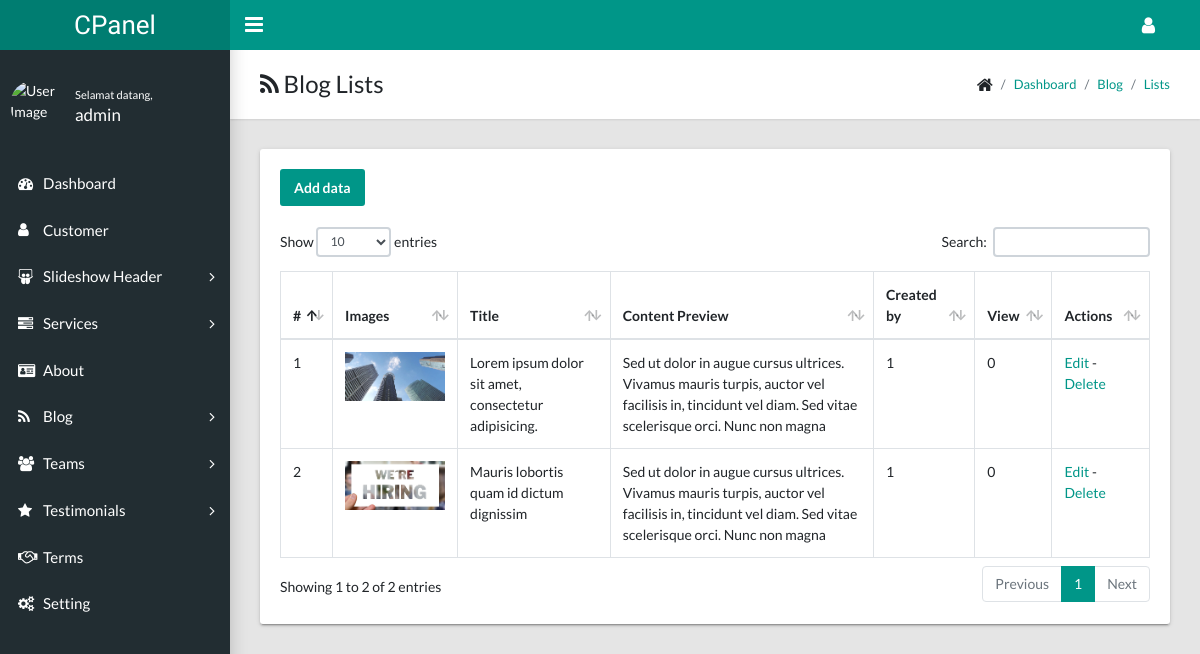
The app's page /control/blogs/list.php (signed in) with its own data.
### tables this page shows
CREATE TABLE `blogs` (
  `id` int(11) NOT NULL,
  `user_id` int(11) NOT NULL,
  `images` varchar(40) NOT NULL,
  `title` varchar(100) NOT NULL,
  `content_preview` varchar(150) NOT NULL,
  `content` text NOT NULL,
  `views` bigint(20) NOT NULL DEFAULT 0,
  `created_at` timestamp NOT NULL DEFAULT current_timestamp()
);

### control/includes/config.php (called while the page is built, shortened)
<?php
$dbhost = "localhost";
$dbname = "wizhart";
$dbuser = "root";
$dbpass = "";
$dbcharset = "utf8";

### control/includes/mysqlbase.php (called while the page is built, shortened)
<?php
    class MySQLBase {
        protected $connection;
        public function __construct($hostname, $database, $username, $password) {
            $this->connection = new mysqli($hostname, $username, $password, $database);
        }
        public function getAll($tableName) {
            $query = "SELECT * FROM " . $tableName;
            $result = $this->connection->query($query);
            return $result;
        }
    }

### control/blogs/list.php (the view, shortened to what this page needs)
<?php
    include_once("../includes/config.php");
?>
<!DOCTYPE html>
<html lang="en">
  <head>
    <link rel="stylesheet" type="text/css" href="../assets/css/main.css">
    <link rel="stylesheet" type="text/css" href="https://maxcdn.bootstrapcdn.com/font-awesome/4.7.0/css/font-awesome.min.css">
  </head>
  <body class="app sidebar-mini">
    <?php include_once("../includes/header.php"); ?>
    <?php include_once("../includes/sidebar.php"); ?>
    <main class="app-content">
      <div class="app-title">
        <div>
          <h1><i class="fa fa-rss"></i> Blog Lists</h1>
        </div>
        <ul class="app-breadcrumb breadcrumb">
          <li class="breadcrumb-item"><i class="fa fa-home fa-lg"></i></li>
          <li class="breadcrumb-item"><a href="#">Dashboard</a></li>
          <li class="breadcrumb-item"><a href="#">Blog</a></li>
          <li class="breadcrumb-item"><a href="#">Lists</a></li>
        </ul>
      </div>
      <div class="row">
      <div class="col-md-12">
          <div class="tile">
            <div>
              <a href="add.php"><button class="btn btn-primary" type="submit">Add data</button></a>
              <br><br>
            </div>
            <div class="tile-body">
              <div class="table-responsive">
                <table class="table table-hover table-bordered" id="sampleTable">
                  <thead>
                    <tr>
                      <th>#</th>
                      <th>Images</th>
                      <th>Title</th>
                      <th>Content Preview</th>
                      <th>Created by</th>
                      <th>View</th>
                      <th>Actions</th>
                    </tr>
                  </thead>
                  <tbody>
                  <?php
                    include '../includes/mysqlbase.php';
                    $db = new MySQLBase($dbhost, $dbname, $dbuser, $dbpass, $dbcharset);
                    $result = $db->getAll("blogs");
                    $no = 1;
                    foreach ($result as $r) {
                  ?>
                    <tr>
                      <td><?= $no ?></td>
                      <td>
                        <img src="../../assets/images/blogs/<?= $r['images'] ?>" width="100px" alt="">
                      </td>
                      <td><?= $r['title'] ?></td>
                      <td><?= $r['content_preview'] ?></td>
                      <td><?= $r['user_id'] ?></td>
                      <td><?= $r['views'] ?></td>
                      <td>
                        <a href="edit.php?id=<?= $r['id'] ?>">Edit</a> -
                        <a href="delete.php?id=<?= $r['id'] ?>" onclick="return confirm('Are you sure you want to delete this data?');">Delete</a>
                      </td>
                    </tr>
                  <?php $no++; } ?>
                  </tbody>
                </table>
              </div>
            </div>
          </div>
        </div>
      </div>
    </main>
  </body>
</html>

### records on screen
blogs: images (picture), title "Lorem ipsum dolor sit amet, consectetur adipisicing.", content_preview "Sed ut dolor in augue cursus ultrices. Vivamus mauris turpis, auctor vel facilisis in, tincidunt vel diam. Sed vitae scelerisque orci. Nunc non magna", user "1", views "0"
blogs: images (picture), title "Mauris lobortis quam id dictum dignissim", content_preview "Sed ut dolor in augue cursus ultrices. Vivamus mauris turpis, auctor vel facilisis in, tincidunt vel diam. Sed vitae scelerisque orci. Nunc non magna", user "1", views "0"

### other values on screen
$_SESSION['username'] "admin"
